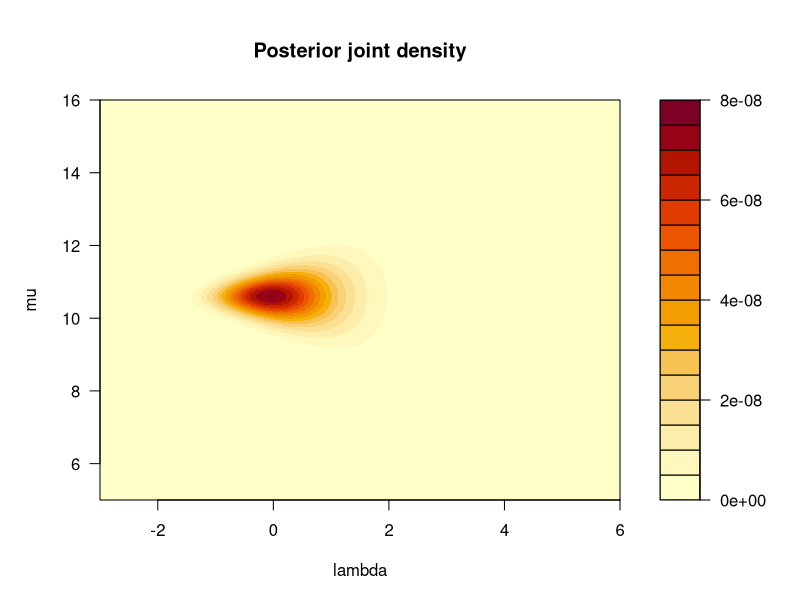
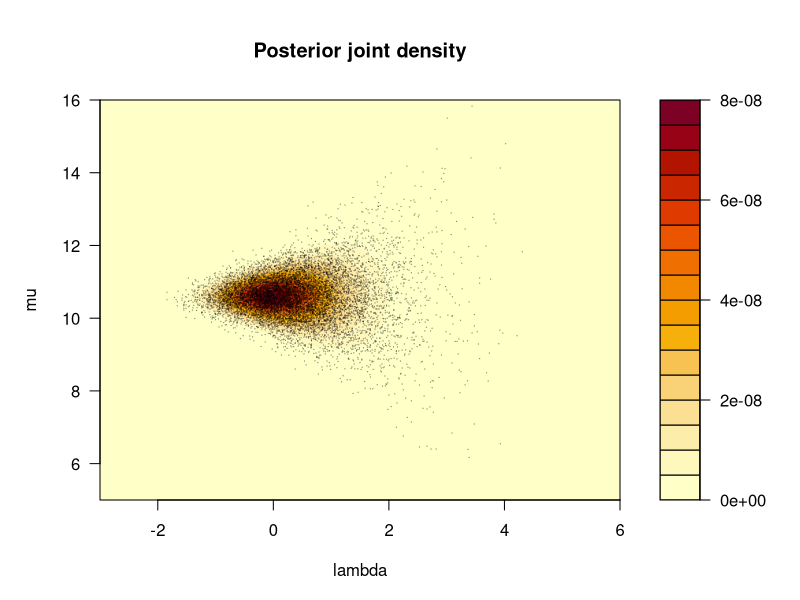

The R source for these figures, in order:
# Adam Tonks, Yale-NUS College
### Question 1 ###
### PART A ###
# load package for Inverse-Gamma
library(LearnBayes)

# setup parameters of distributions to simulate from
x <- c(10, 11, 12, 11, 9)
y_bar <- mean(x)
n <- length(x)
S <- sum((x-y_bar)^2)

# generate the samples
set.seed(412)
sigma_sq <- rigamma(10000, (n-1)/2, S/2)
set.seed(412)
mu_samp1 <- rnorm(10000, y_bar, sqrt(sigma_sq/n))

# find mean and variance
mean(mu_samp1)
var(mu_samp1)

### PART D ###
# function for computing posterior joint PDF
posterior_p <- function(mu, lambda) {
  F_X1 <- pnorm(x + 0.5, mu, exp(lambda/2))
  F_X2 <- pnorm(x - 0.5, mu, exp(lambda/2))
  return(prod(F_X1-F_X2))
}

# setup the grid values
mu_grid <- seq(5, 16, 0.01)
lambda_grid <- seq(-3, 6, 0.01)
probs <- rep(NA, length(mu_grid) * length(lambda_grid))

# populate the points for discrete approximation
for(i in seq_along(mu_grid)) {
  for(j in seq_along(lambda_grid)) {
    probs[(i-1)*length(lambda_grid) + j] <- posterior_p(mu_grid[i], lambda_grid[j]) * 0.01^2
  }
}

# put points into a grid
probs_mat <- matrix(probs, length(lambda_grid), length(mu_grid))

# examine the shape of the PDF, to check that we sample from correct region
op <- par(no.readonly=TRUE)
par(mar=c(5, 5, 5, 5))
filled.contour(lambda_grid, mu_grid, probs_mat, main="Posterior joint density",
               xlab="lambda", ylab="mu")
par(op)

# setup the lambda and mu values to be sampled
lambda_mat <- rep(lambda_grid, length(mu_grid))
mu_mat <- rep(mu_grid, each = length(lambda_grid))

# sample from points on discrete approximation according to the probabilites
set.seed(432)
theta_index <- sample(seq_len(length(lambda_grid)*length(mu_grid)), 10000, replace=TRUE, prob=probs)

# plot the samples onto the contour plot to check that we did not exclude regions where draws are plausible
mu_samp2 <- mu_mat[theta_index]
par(mar=c(5, 5, 5, 5))
filled.contour(lambda_grid, mu_grid, probs_mat, main="Posterior joint density", xlab="lambda", ylab="mu",
               plot.axes={points(lambda_mat[theta_index], mu_samp2, cex=0.1, lwd=0.2); axis(1); axis(2)})
par(op)

# find mean and variance
mean(mu_samp2)
var(mu_samp2)

### PART E ###
# compare the means and variances
(mean(mu_samp2) - mean(mu_samp1)) / mean(mu_samp1)
(var(mu_samp2) - var(mu_samp1)) / var(mu_samp1)

### Question 2 ###
# function for derivative of h
h_deriv <- function(x) {
  return(5*(1-exp(x)/(1+exp(x))) - (1/0.25^2) * x)
}

# remember that x is a probability
uniroot(h_deriv, c(-10, 10))

# function for h to check analytical computations of h' and h''
h <- function(x) {
  return(log(exp(5*x)/(1+exp(x))^5) - x^2/(2*0.25^2))
}

# minimize h and check results
results <- optim(0.1, h, hessian=TRUE, control=list(fnscale=-1), lower=-10, upper=10, method="Brent")
theta_hat <- results$par
neg_inv_hess <- -(results$hessian)^-1

# values are consistent with those we calculated above
theta_hat
neg_inv_hess

# calculate probability that theta is positive using normal approximation
1 - pnorm(0, theta_hat, sqrt(neg_inv_hess))
